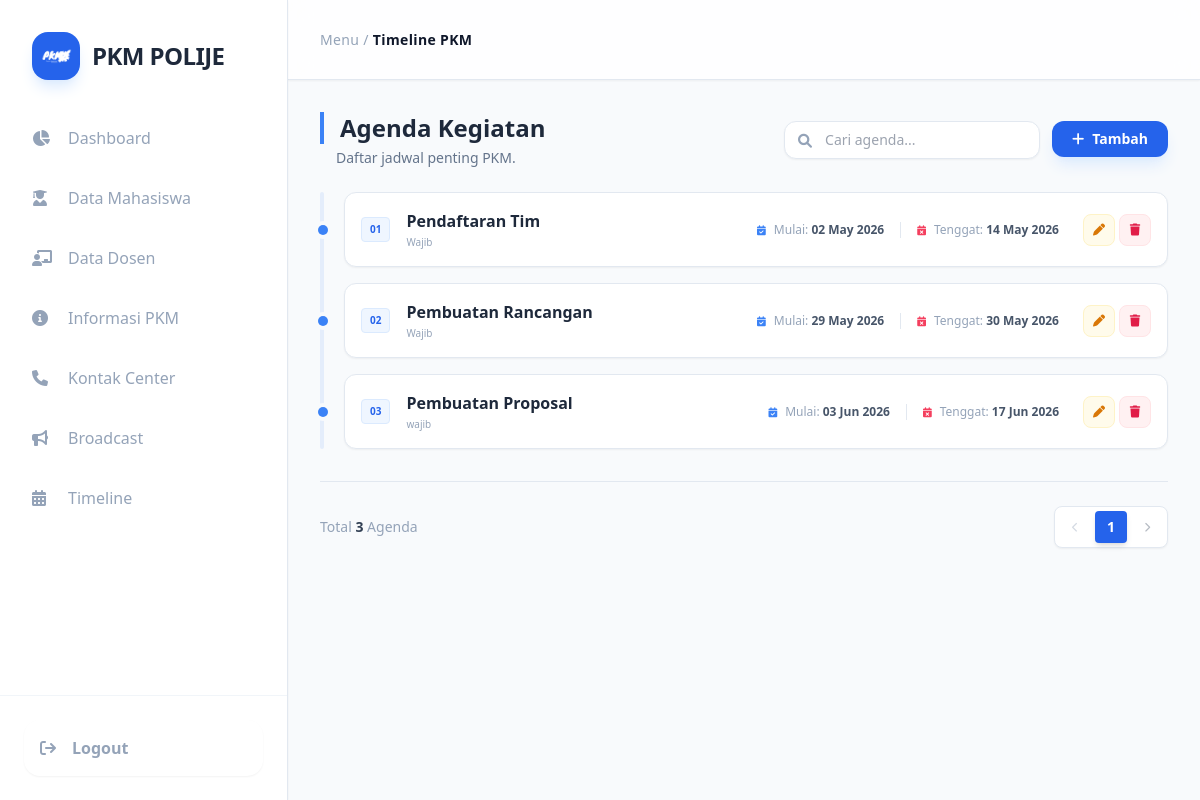
The page /admin_panel/timeline.php (signed in) on the database its author committed.
### tables this page shows
CREATE TABLE `jadwal_pkm` (
  `id_jadwal` int NOT NULL,
  `judul_jadwal` varchar(255) NOT NULL,
  `tgl_mulai` date NOT NULL,
  `tgl_berakhir` date NOT NULL,
  `keterangan` text,
  `created_at` timestamp NULL DEFAULT CURRENT_TIMESTAMP,
  `updated_at` timestamp NULL DEFAULT CURRENT_TIMESTAMP ON UPDATE CURRENT_TIMESTAMP
);

### admin_panel/timeline.php (the view, shortened to what this page needs)
<?php
require_once '../koneksi/koneksi.php';
$limit = 6;
$page = isset($_GET['halaman']) ? (int)$_GET['halaman'] : 1;
$offset = ($page - 1) * $limit;
$search = isset($_GET['search']) ? $_GET['search'] : '';
try {
    $sql_count = "SELECT COUNT(*) FROM jadwal_pkm";
    $stmt_count = $pdo->prepare($sql_count);
    $stmt_count->execute();
    $total_data = $stmt_count->fetchColumn();
    $total_halaman = ceil($total_data / $limit);
    $total_halaman = ($total_halaman < 1) ? 1 : $total_halaman;
    $sql_data = "SELECT * FROM jadwal_pkm";
    $sql_data .= " ORDER BY tgl_mulai ASC LIMIT :limit OFFSET :offset";
    $stmt = $pdo->prepare($sql_data);
    $stmt->bindValue(':limit', (int)$limit, PDO::PARAM_INT);
    $stmt->bindValue(':offset', (int)$offset, PDO::PARAM_INT);
    $stmt->execute();
    $daftar_agenda = $stmt->fetchAll(PDO::FETCH_ASSOC);
} catch (PDOException $e) {
    die("Error: " . $e->getMessage());
}
function tgl_indo($tanggal) {
    return date('d M Y', strtotime($tanggal));
}
?>
<!DOCTYPE html>
<html lang="en">
<head>
    <script src="https://cdn.tailwindcss.com"></script>
    <link href="https://cdnjs.cloudflare.com/ajax/libs/font-awesome/6.0.0/css/all.min.css" rel="stylesheet">
</head>
<body class="bg-slate-50 font-sans text-slate-700 overflow-hidden">
    <div class="flex h-screen w-full">
        <aside class="w-72 bg-white border-r border-slate-200 flex flex-col flex-shrink-0 z-40 shadow-sm">
            <div class="p-8">
                <div class="flex items-center gap-3 group cursor-pointer">
                    <div class="w-12 h-12 bg-blue-600 rounded-2xl flex items-center justify-center shadow-lg shadow-blue-100 overflow-hidden transition-all duration-500 group-hover:rotate-[360deg] group-hover:scale-110">
                        <img src="./image/logoPKM.png" alt="Logo" class="w-8 h-8 object-contain brightness-0 invert" onerror="this.style.display='none'; this.insertAdjacentHTML('afterend', '<i class=\'fa-solid fa-graduation-cap text-white text-xl\'></i>');">
                    </div>
                    <h1 class="text-2xl font-bold text-slate-800 tracking-tight">PKM POLIJE</h1>
                </div>
            </div>
            <nav class="flex-1 px-4 space-y-2 overflow-y-auto">
                <a href="./dasboard.php" class="flex items-center gap-4 px-4 py-3.5 text-slate-400 hover:bg-slate-50 hover:text-blue-600 rounded-2xl transition-all duration-300 hover:pl-7">
                    <i class="fa-solid fa-chart-pie w-5"></i> Dashboard
                </a>
                <a href="./data_mahasiswa.php" class="flex items-center gap-4 px-4 py-3.5 text-slate-400 hover:bg-slate-50 hover:text-blue-600 rounded-2xl transition-all duration-300 hover:pl-7">
                    <i class="fa-solid fa-user-graduate w-5"></i> Data Mahasiswa
                </a>
                <a href="./data_dosen.php" class="flex items-center gap-4 px-4 py-3.5 text-slate-400 hover:bg-slate-50 hover:text-blue-600 rounded-2xl transition-all duration-300 hover:pl-7">
                    <i class="fa-solid fa-chalkboard-user w-5"></i> Data Dosen
                </a>
                <a href="./informasi_pkm.php" class="flex items-center gap-4 px-4 py-3.5 text-slate-400 hover:bg-slate-50 hover:text-blue-600 rounded-2xl transition-all duration-300 hover:pl-7">
                    <i class="fa-solid fa-circle-info w-5"></i> Informasi PKM
                </a>
                <a href="./kontak_center.php" class="flex items-center gap-4 px-4 py-3.5 text-slate-400 hover:bg-slate-50 hover:text-blue-600 rounded-2xl transition-all duration-300 hover:pl-7">
                    <i class="fa-solid fa-phone w-5"></i> Kontak Center
                </a>
                <a href="./broadcast.php" class="flex items-center gap-4 px-4 py-3.5 text-slate-400 hover:bg-slate-50 hover:text-blue-600 rounded-2xl transition-all duration-300 hover:pl-7">
                    <i class="fa-solid fa-bullhorn w-5"></i> Broadcast
                </a>
                <a href="./timeline.php" class="flex items-center gap-4 px-4 py-3.5 text-slate-400 hover:bg-slate-50 hover:text-blue-600 rounded-2xl transition-all duration-300 hover:pl-7">
                    <i class="fa-solid fa-calendar-days w-5"></i> Timeline
                </a>
            </nav>
            <div class="p-6 border-t border-slate-100">
                <a href="../login_user/proses_logout_user.php">
                <button class="flex items-center gap-4 w-full px-4 py-4 text-slate-400 hover:text-white hover:bg-red-500 rounded-2xl transition-all duration-300 group shadow-sm active:scale-95">
                    <i class="fa-solid fa-arrow-right-from-bracket group-hover:-translate-x-1 transition-transform font-bold"></i>
                    <span class="font-bold">Logout</span>
                </button></a>
            </div>
        </aside>
        <div class="flex-1 flex flex-col h-screen overflow-hidden bg-slate-50">
            <header class="h-20 bg-white/80 backdrop-blur-md sticky top-0 z-30 flex items-center px-8 border-b border-slate-200 shadow-sm">
                <div class="text-slate-400 text-sm font-medium tracking-wide">
                    Menu / <span class="text-slate-900 font-bold">Timeline PKM</span>
                </div>
            </header>
            <main class="flex-1 p-6 md:p-8 overflow-y-auto">
    <div class="max-w-5xl mx-auto animate-fade-up">
        <div class="flex flex-col md:flex-row justify-between items-center mb-6 gap-4">
            <div>
                <h2 class="text-2xl font-bold text-slate-800 border-l-4 border-blue-500 pl-4">Agenda Kegiatan</h2>
                <p class="text-slate-500 text-sm ml-4 mt-1">Daftar jadwal penting PKM.</p>
            </div>
            <div class="flex flex-col sm:flex-row gap-3 w-full md:w-auto">
                <form method="GET" class="relative w-full sm:w-64">
                    <input type="text" name="search" value="<?= htmlspecialchars($search) ?>" placeholder="Cari agenda..." class="w-full pl-10 pr-4 py-2 bg-white border border-slate-200 rounded-xl text-sm focus:outline-none focus:ring-2 focus:ring-blue-500 shadow-sm">
                    <i class="fa-solid fa-magnifying-glass absolute left-3.5 top-2.5 text-slate-400 text-sm"></i>
                </form>
                <a href="../tambah_data/tambah_timeline.php">
                    <button class="bg-blue-600 hover:bg-blue-700 text-white px-5 py-2 rounded-xl text-sm font-semibold transition-all flex items-center justify-center gap-2 shadow-lg shadow-blue-100 active:scale-95 w-full">
                        <i class="fa-solid fa-plus"></i> Tambah
                    </button>
                </a>
            </div>
        </div>
        <div class="relative">
            <div class="space-y-4">
                <?php if (!empty($daftar_agenda)): ?>
                    <?php $no = $offset + 1; foreach ($daftar_agenda as $row): ?>
                    <div class="relative pl-6 group">
                        <div class="absolute left-[-2px] top-1/2 -translate-y-1/2 w-2.5 h-2.5 rounded-full bg-blue-500 ring-4 ring-slate-50 group-hover:scale-125 transition-transform"></div>
                        <div class="bg-white border border-slate-200 rounded-xl p-4 shadow-sm hover:shadow-md hover:border-blue-200 transition-all">
                            <div class="flex flex-col md:flex-row md:items-center justify-between gap-4">
                                <div class="flex items-center gap-4">
                                    <span class="text-[10px] font-black text-blue-600 uppercase bg-blue-50 px-2 py-1 rounded border border-blue-100 shrink-0">
                                        <?= sprintf("%02d", $no++); ?>
                                    </span>
                                    <div>
                                        <h3 class="font-bold text-slate-800"><?= htmlspecialchars($row['judul_jadwal']) ?></h3>
                                        <?php if(!empty($row['keterangan'])): ?>
                                            <p class="text-[10px] text-slate-400 mt-0.5"><?= htmlspecialchars($row['keterangan']) ?></p>
                                        <?php endif; ?>
                                    </div>
                                </div>
                                <div class="flex flex-wrap items-center gap-6">
                                    <div class="flex items-center gap-4">
                                        <div class="flex items-center gap-2">
                                            <i class="fa-solid fa-calendar-check text-blue-500 text-[10px]"></i>
                                            <span class="text-xs text-slate-400">Mulai: <b class="text-slate-600 font-semibold"><?= tgl_indo($row['tgl_mulai']) ?></b></span>
                                        </div>
                                        <div class="flex items-center gap-2 border-l border-slate-200 pl-4">
                                            <i class="fa-solid fa-calendar-xmark text-rose-500 text-[10px]"></i>
                                            <span class="text-xs text-slate-400">Tenggat: <b class="text-slate-600 font-semibold"><?= tgl_indo($row['tgl_berakhir']) ?></b></span>
                                        </div>
                                    </div>
                                    <div class="flex gap-1">
                                        <a href="../edit/edit_timeline.php?id=<?= $row['id_jadwal'] ?>" class="w-8 h-8 rounded-lg bg-amber-50 text-amber-600 hover:bg-amber-500 hover:text-white border border-amber-100 transition-all flex items-center justify-center" title="Edit">
                                            <i class="fa-solid fa-pen text-xs"></i>
                                        </a>
                                        <a href="../proses_hapus/hapus_data_timeline.php?id=<?= $row['id_jadwal'] ?>" onclick="return confirm('Hapus agenda ini?')" class="w-8 h-8 rounded-lg bg-rose-50 text-rose-600 hover:bg-rose-500 hover:text-white border border-rose-100 transition-all flex items-center justify-center" title="Hapus">
                                            <i class="fa-solid fa-trash text-xs"></i>
                                        </a>
                                    </div>
                                </div>
                            </div>
                        </div>
                    </div>
                    <?php endforeach; ?>
                <?php else: ?>
                    <div class="pl-6 text-slate-400 italic text-sm">Tidak ada agenda ditemukan.</div>
                <?php endif; ?>
            </div>
        </div>
        <div class="flex flex-col md:flex-row justify-between items-center mt-8 gap-4 text-sm text-slate-400 border-t border-slate-200 pt-6">
            <p>Total <span class="font-bold text-slate-700"><?= $total_data ?></span> Agenda</p>
            <div class="flex items-center gap-1 bg-white p-1 rounded-lg border border-slate-200 shadow-sm">
                <a href="?halaman=<?= max(1, $page - 1) ?>&search=<?= urlencode($search) ?>"
                   class="w-8 h-8 flex items-center justify-center rounded hover:bg-slate-50 transition-all text-slate-400 <?= ($page <= 1) ? 'pointer-events-none opacity-40' : '' ?>">
                    <i class="fa-solid fa-chevron-left text-[10px]"></i>
                </a>
                <?php for ($i = 1; $i <= $total_halaman; $i++): ?>
                    <a href="?halaman=<?= $i ?>&search=<?= urlencode($search) ?>"
                       class="w-8 h-8 flex items-center justify-center rounded font-bold transition-all <?= ($i == $page) ? 'bg-blue-600 text-white shadow-md' : 'text-slate-600 hover:bg-slate-50' ?>">
                        <?= $i ?>
                    </a>
                <?php endfor; ?>
                <a href="?halaman=<?= min($total_halaman, $page + 1) ?>&search=<?= urlencode($search) ?>"
                   class="w-8 h-8 flex items-center justify-center rounded hover:bg-slate-50 transition-all text-slate-600 <?= ($page >= $total_halaman) ? 'pointer-events-none opacity-40' : '' ?>">
                    <i class="fa-solid fa-chevron-right text-[10px]"></i>
                </a>
            </div>
        </div>
    </div>
</main>
        </div>
    </div>
</body>
</html>

### admin_panel/timeline.php (style rules this page uses)
.animate-fade-up { animation: fadeInUp 0.6s ease-out forwards; }

### rows shown on the page
jadwal_pkm: judul_jadwal "Pendaftaran Tim", keterangan "Wajib", tgl_mulai "02 May 2026", tgl_berakhir "14 May 2026"
jadwal_pkm: judul_jadwal "Pembuatan Rancangan", keterangan "Wajib", tgl_mulai "29 May 2026", tgl_berakhir "30 May 2026"
jadwal_pkm: judul_jadwal "Pembuatan Proposal", keterangan "wajib", tgl_mulai "03 Jun 2026", tgl_berakhir "17 Jun 2026"

### other values the page prints
$total_data "3"
